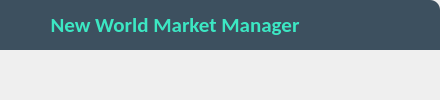
           <widget class="QWidget" name="main_widget" native="true">
            <layout class="QVBoxLayout" name="verticalLayout_2">
             <property name="spacing">
              <number>0</number>
             </property>
             <property name="leftMargin">
              <number>0</number>
             </property>
             <property name="topMargin">
              <number>0</number>
             </property>
             <property name="rightMargin">
              <number>0</number>
             </property>
             <property name="bottomMargin">
              <number>0</number>
             </property>
             <item>
              <widget class="QWidget" name="header_bar" native="true">
               <property name="maximumSize">
                <size>
                 <width>16777215</width>
                 <height>50</height>
                </size>
               </property>
               <property name="styleSheet">
                <string notr="true">#header_bar {
background-color: rgb(61, 80, 95);
border-top-right-radius: 10px;
}</string>
               </property>
               <layout class="QHBoxLayout" name="horizontalLayout_10">
                <property name="spacing">
                 <number>0</number>
                </property>
                <property name="leftMargin">
                 <number>0</number>
                </property>
                <property name="topMargin">
                 <number>0</number>
                </property>
                <property name="rightMargin">
                 <number>0</number>
                </property>
                <property name="bottomMargin">
                 <number>0</number>
                </property>
                <item alignment="Qt::AlignLeft">
                 <widget class="QWidget" name="menu_control" native="true">
                  <property name="sizePolicy">
                   <sizepolicy hsizetype="Preferred" vsizetype="Preferred">
                    <horstretch>0</horstretch>
                    <verstretch>0</verstretch>
                   </sizepolicy>
                  </property>
                  <property name="styleSheet">
                   <string notr="true">#menu_control QPushButton {
background: transparent;
border-radius: 20px;
}
#menu_control QPushButton:hover {
background-color: rgb(120, 157, 186);
}</string>
                  </property>
                  <layout class="QHBoxLayout" name="horizontalLayout_11">
                   <property name="spacing">
                    <number>5</number>
                   </property>
                   <property name="leftMargin">
                    <number>5</number>
                   </property>
                   <property name="topMargin">
                    <number>5</number>
                   </property>
                   <property name="rightMargin">
                    <number>5</number>
                   </property>
                   <property name="bottomMargin">
                    <number>5</number>
                   </property>
                   <item>
                    <widget class="QPushButton" name="menu_control_button">
                     <property name="sizePolicy">
                      <sizepolicy hsizetype="Preferred" vsizetype="Preferred">
                       <horstretch>0</horstretch>
                       <verstretch>0</verstretch>
                      </sizepolicy>
                     </property>
                     <property name="minimumSize">
                      <size>
                       <width>40</width>
                       <height>40</height>
                      </size>
                     </property>
                     <property name="maximumSize">
                      <size>
                       <width>16777215</width>
                       <height>16777215</height>
                      </size>
                     </property>
                     <property name="font">
                      <font>
                       <pointsize>9</pointsize>
                       <bold>false</bold>
                      </font>
                     </property>
                     <property name="toolTip">
                      <string>Expand Menu</string>
                     </property>
                     <property name="styleSheet">
                      <string notr="true"/>
                     </property>
                     <property name="text">
                      <string/>
                     </property>
                     <property name="icon">
                      <iconset resource="../market_manager.qrc">
                       <normaloff>:/MarketManager/images/ui/header_bar/expand_menu.png</normaloff>
                       <normalon>:/MarketManager/images/ui/header_bar/collapse_menu.png</normalon>:/MarketManager/images/ui/header_bar/expand_menu.png</iconset>
                     </property>
                     <property name="iconSize">
                      <size>
                       <width>30</width>
                       <height>30</height>
                      </size>
                     </property>
                     <property name="checkable">
                      <bool>true</bool>
                     </property>
                     <property name="checked">
                      <bool>false</bool>
                     </property>
                    </widget>
                   </item>
                  </layout>
                 </widget>
                </item>
                <item>
                 <widget class="QWidget" name="header_title" native="true">
                  <property name="sizePolicy">
                   <sizepolicy hsizetype="Expanding" vsizetype="Preferred">
                    <horstretch>0</horstretch>
                    <verstretch>0</verstretch>
                   </sizepolicy>
                  </property>
                  <layout class="QHBoxLayout" name="horizontalLayout_12">
                   <property name="spacing">
                    <number>0</number>
                   </property>
                   <property name="leftMargin">
                    <number>0</number>
                   </property>
                   <property name="topMargin">
                    <number>0</number>
                   </property>
                   <property name="rightMargin">
                    <number>0</number>
                   </property>
                   <property name="bottomMargin">
                    <number>0</number>
                   </property>
                   <item>
                    <widget class="QLabel" name="header_title_label">
                     <property name="sizePolicy">
                      <sizepolicy hsizetype="Preferred" vsizetype="Preferred">
                       <horstretch>0</horstretch>
                       <verstretch>0</verstretch>
                      </sizepolicy>
                     </property>
                     <property name="minimumSize">
                      <size>
                       <width>0</width>
                       <height>0</height>
                      </size>
                     </property>
                     <property name="maximumSize">
                      <size>
                       <width>16777215</width>
                       <height>16777215</height>
                      </size>
                     </property>
                     <property name="font">
                      <font>
                       <family>Calibri</family>
                       <pointsize>16</pointsize>
                       <bold>true</bold>
                       <kerning>true</kerning>
                      </font>
                     </property>
                     <property name="styleSheet">
                      <string notr="true">color: rgb(60, 231, 195);</string>
                     </property>
                     <property name="text">
                      <string>New World Market Manager</string>
                     </property>
                     <property name="alignment">
                      <set>Qt::AlignCenter</set>
                     </property>
                     <property name="textInteractionFlags">
                      <set>Qt::LinksAccessibleByMouse</set>
                     </property>
                    </widget>
                   </item>
                  </layout>
                 </widget>
                </item>
                <item alignment="Qt::AlignRight">
                 <widget class="QWidget" name="header_navigation" native="true">
                  <property name="sizePolicy">
                   <sizepolicy hsizetype="Preferred" vsizetype="Preferred">
                    <horstretch>0</horstretch>
                    <verstretch>0</verstretch>
                   </sizepolicy>
                  </property>
                  <property name="minimumSize">
                   <size>
                    <width>0</width>
                    <height>0</height>
                   </size>
                  </property>
                  <property name="maximumSize">
                   <size>
                    <width>16777215</width>
                    <height>16777215</height>
                   </size>
                  </property>
                  <property name="styleSheet">
                   <string notr="true">#header_navigation QPushButton {
background: transparent;
border-radius: 20px;
}
#header_navigation QPushButton:hover {
background-color: rgb(120, 157, 186);
}</string>
                  </property>
                  <layout class="QHBoxLayout" name="horizontalLayout_3">
                   <property name="spacing">
                    <number>5</number>
                   </property>
                   <property name="leftMargin">
                    <number>5</number>
                   </property>
                   <property name="topMargin">
                    <number>5</number>
                   </property>
                   <property name="rightMargin">
                    <number>5</number>
                   </property>
                   <property name="bottomMargin">
                    <number>5</number>
                   </property>
                   <item>
                    <widget class="QPushButton" name="minimize_button">
                     <property name="minimumSize">
                      <size>
                       <width>40</width>
                       <height>40</height>
                      </size>
                     </property>
                     <property name="maximumSize">
                      <size>
                       <width>40</width>
                       <height>40</height>
                      </size>
                     </property>
                     <property name="mouseTracking">
                      <bool>true</bool>
                     </property>
                     <property name="toolTip">
                      <string>Minimize</string>
                     </property>
                     <property name="styleSheet">
                      <string notr="true"/>
                     </property>
                     <property name="text">
                      <string/>
                     </property>
                     <property name="icon">
                      <iconset resource="../market_manager.qrc">
                       <normaloff>:/MarketManager/images/ui/header_bar/minimize.png</normaloff>:/MarketManager/images/ui/header_bar/minimize.png</iconset>
                     </property>
                    </widget>
                   </item>
                   <item>
                    <widget class="QPushButton" name="maximize_restore_button">
                     <property name="minimumSize">
                      <size>
                       <width>40</width>
                       <height>40</height>
                      </size>
                     </property>
                     <property name="maximumSize">
                      <size>
                       <width>40</width>
                       <height>40</height>
                      </size>
                     </property>
                     <property name="toolTip">
                      <string>Maximize</string>
                     </property>
                     <property name="styleSheet">
                      <string notr="true"/>
                     </property>
                     <property name="text">
                      <string/>
                     </property>
                     <property name="icon">
                      <iconset resource="../market_manager.qrc">
                       <normaloff>:/MarketManager/images/ui/header_bar/maximize.png</normaloff>
                       <normalon>:/MarketManager/images/ui/header_bar/restore_down.png</normalon>:/MarketManager/images/ui/header_bar/maximize.png</iconset>
                     </property>
                     <property name="checkable">
                      <bool>true</bool>
                     </property>
                    </widget>
                   </item>
                   <item>
                    <widget class="QPushButton" name="close_button">
                     <property name="minimumSize">
                      <size>
                       <width>40</width>
                       <height>40</height>
                      </size>
                     </property>
                     <property name="maximumSize">
                      <size>
                       <width>40</width>
                       <height>40</height>
                      </size>
                     </property>
                     <property name="font">
                      <font>
                       <pointsize>15</pointsize>
                      </font>
                     </property>
                     <property name="toolTip">
                      <string>Close</string>
                     </property>
                     <property name="styleSheet">
                      <string notr="true">QPushButton:hover {
background-color: rgb(175, 33, 39);
}</string>
                     </property>
                     <property name="text">
                      <string/>
                     </property>
                     <property name="icon">
                      <iconset resource="../market_manager.qrc">
                       <normaloff>:/MarketManager/images/ui/header_bar/close.png</normaloff>:/MarketManager/images/ui/header_bar/close.png</iconset>
                     </property>
                     <property name="checkable">
                      <bool>false</bool>
                     </property>
                     <property name="flat">
                      <bool>false</bool>
                     </property>
                    </widget>
                   </item>
                  </layout>
                 </widget>
                </item>
               </layout>
              </widget>
             </item>
             <item>
              <widget class="QWidget" name="content_widget" native="true">
               <layout class="QVBoxLayout" name="verticalLayout_3">
                <property name="spacing">
                 <number>0</number>
                </property>
                <property name="leftMargin">
                 <number>0</number>
                </property>
                <property name="topMargin">
                 <number>10</number>
                </property>
                <property name="rightMargin">
                 <number>10</number>
                </property>
                <property name="bottomMargin">
                 <number>0</number>
                </property>
                <item>
                 <widget class="QStackedWidget" name="content_stacked_widget">
                  <property name="currentIndex">
                   <number>0</number>
                  </property>
                  <widget class="SmeltingPage" name="smelting_page"/>
                  <widget class="QWidget" name="woodworking_page"/>
                  <widget class="QWidget" name="weaving_page"/>
                  <widget class="QWidget" name="leatherworking_page"/>
                  <widget class="QWidget" name="stonecutting_page"/>
                  <widget class="QWidget" name="settings_page"/>
                 </widget>
                </item>
               </layout>
              </widget>
             </item>
            </layout>
           </widget>
